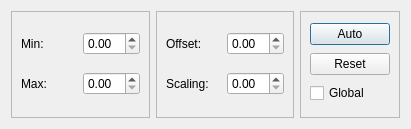
<?xml version="1.0" encoding="UTF-8"?>
<ui version="4.0">
 <class>scalingOptionDialog</class>
 <widget class="QDialog" name="scalingOptionDialog">
  <property name="geometry">
   <rect>
    <x>0</x>
    <y>0</y>
    <width>411</width>
    <height>129</height>
   </rect>
  </property>
  <property name="font">
   <font>
    <kerning>true</kerning>
   </font>
  </property>
  <property name="contextMenuPolicy">
   <enum>Qt::NoContextMenu</enum>
  </property>
  <property name="windowTitle">
   <string notr="true">Dialog</string>
  </property>
  <property name="windowOpacity">
   <double>1.000000000000000</double>
  </property>
  <property name="accessibleDescription">
   <string notr="true"/>
  </property>
  <property name="sizeGripEnabled">
   <bool>false</bool>
  </property>
  <property name="modal">
   <bool>false</bool>
  </property>
  <layout class="QVBoxLayout" name="verticalLayout">
   <property name="spacing">
    <number>2</number>
   </property>
   <property name="margin">
    <number>2</number>
   </property>
   <item>
    <widget class="QWidget" name="frame_3" native="true">
     <layout class="QHBoxLayout" name="horizontalLayout_2">
      <item>
       <widget class="QFrame" name="frame">
        <property name="frameShape">
         <enum>QFrame::StyledPanel</enum>
        </property>
        <property name="frameShadow">
         <enum>QFrame::Raised</enum>
        </property>
        <layout class="QGridLayout" name="gridLayout">
         <item row="0" column="0">
          <widget class="QLabel" name="label">
           <property name="text">
            <string>Min:</string>
           </property>
          </widget>
         </item>
         <item row="0" column="1">
          <widget class="QDoubleSpinBox" name="min"/>
         </item>
         <item row="1" column="0">
          <widget class="QLabel" name="label_2">
           <property name="text">
            <string>Max:</string>
           </property>
          </widget>
         </item>
         <item row="1" column="1">
          <widget class="QDoubleSpinBox" name="max"/>
         </item>
        </layout>
       </widget>
      </item>
      <item>
       <widget class="QFrame" name="frame_2">
        <property name="frameShape">
         <enum>QFrame::StyledPanel</enum>
        </property>
        <property name="frameShadow">
         <enum>QFrame::Raised</enum>
        </property>
        <layout class="QGridLayout" name="gridLayout_2">
         <item row="0" column="0">
          <widget class="QLabel" name="label_3">
           <property name="text">
            <string>Offset:</string>
           </property>
          </widget>
         </item>
         <item row="1" column="0">
          <widget class="QLabel" name="label_4">
           <property name="text">
            <string>Scaling:</string>
           </property>
          </widget>
         </item>
         <item row="0" column="1">
          <widget class="QDoubleSpinBox" name="offset"/>
         </item>
         <item row="1" column="1">
          <widget class="QDoubleSpinBox" name="scaling">
           <property name="singleStep">
            <double>0.100000000000000</double>
           </property>
          </widget>
         </item>
        </layout>
       </widget>
      </item>
      <item>
       <widget class="QFrame" name="frame_4">
        <property name="sizePolicy">
         <sizepolicy hsizetype="Maximum" vsizetype="Preferred">
          <horstretch>0</horstretch>
          <verstretch>0</verstretch>
         </sizepolicy>
        </property>
        <property name="frameShape">
         <enum>QFrame::StyledPanel</enum>
        </property>
        <property name="frameShadow">
         <enum>QFrame::Raised</enum>
        </property>
        <layout class="QVBoxLayout" name="verticalLayout_2">
         <item>
          <widget class="QPushButton" name="autoButton">
           <property name="text">
            <string>Auto</string>
           </property>
          </widget>
         </item>
         <item>
          <widget class="QPushButton" name="resetButton">
           <property name="sizePolicy">
            <sizepolicy hsizetype="Maximum" vsizetype="Fixed">
             <horstretch>0</horstretch>
             <verstretch>0</verstretch>
            </sizepolicy>
           </property>
           <property name="text">
            <string>Reset</string>
           </property>
          </widget>
         </item>
         <item>
          <widget class="QCheckBox" name="checkGlobal">
           <property name="text">
            <string>Global</string>
           </property>
          </widget>
         </item>
        </layout>
       </widget>
      </item>
     </layout>
    </widget>
   </item>
  </layout>
 </widget>
 <resources/>
 <connections/>
</ui>
